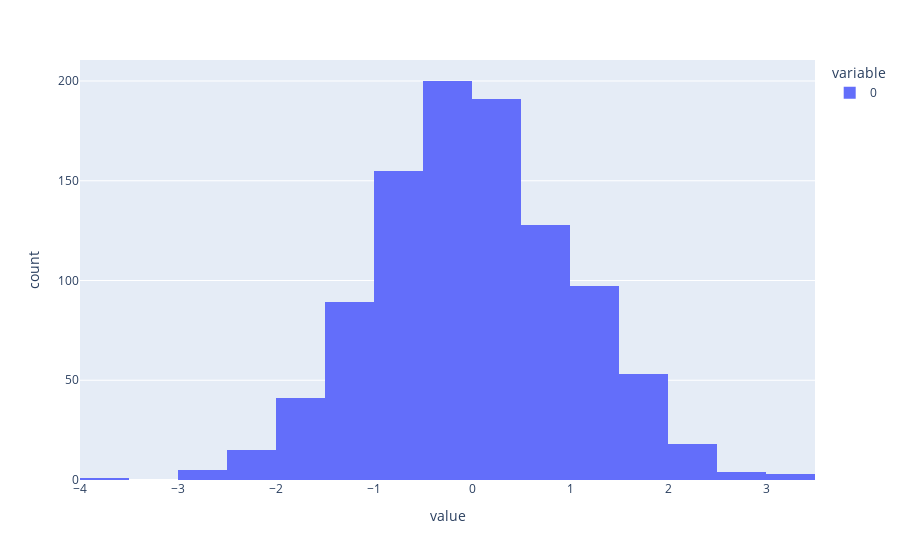

Source (notebook cell):
### Code cell
px.histogram(x, nbins=20)

### Figure 1 — Plotly figure (JSON) as saved in the notebook; plotly's stock layout.template omitted (floating-point values rounded to 4 significant figures; data arrays with more than 128 entries replaced by an {"elided": "..."} marker saying what was removed)
{"data": [{"alignmentgroup": "True", "bingroup": "x", "hovertemplate": "variable=0<br>value=%{x}<br>count=%{y}<extra></extra>", "legendgroup": "0", "marker": {"color": "#636efa", "pattern": {"shape": ""}}, "name": "0", "nbinsx": 20, "offsetgroup": "0", "orientation": "v", "showlegend": true, "type": "histogram", "x": {"elided": "1000 float values"}, "xaxis": "x", "yaxis": "y"}], "layout": {"barmode": "relative", "legend": {"title": {"text": "variable"}, "tracegroupgap": 0}, "margin": {"t": 60}, "xaxis": {"anchor": "y", "domain": [0, 1], "title": {"text": "value"}}, "yaxis": {"anchor": "x", "domain": [0, 1], "title": {"text": "count"}}}}
